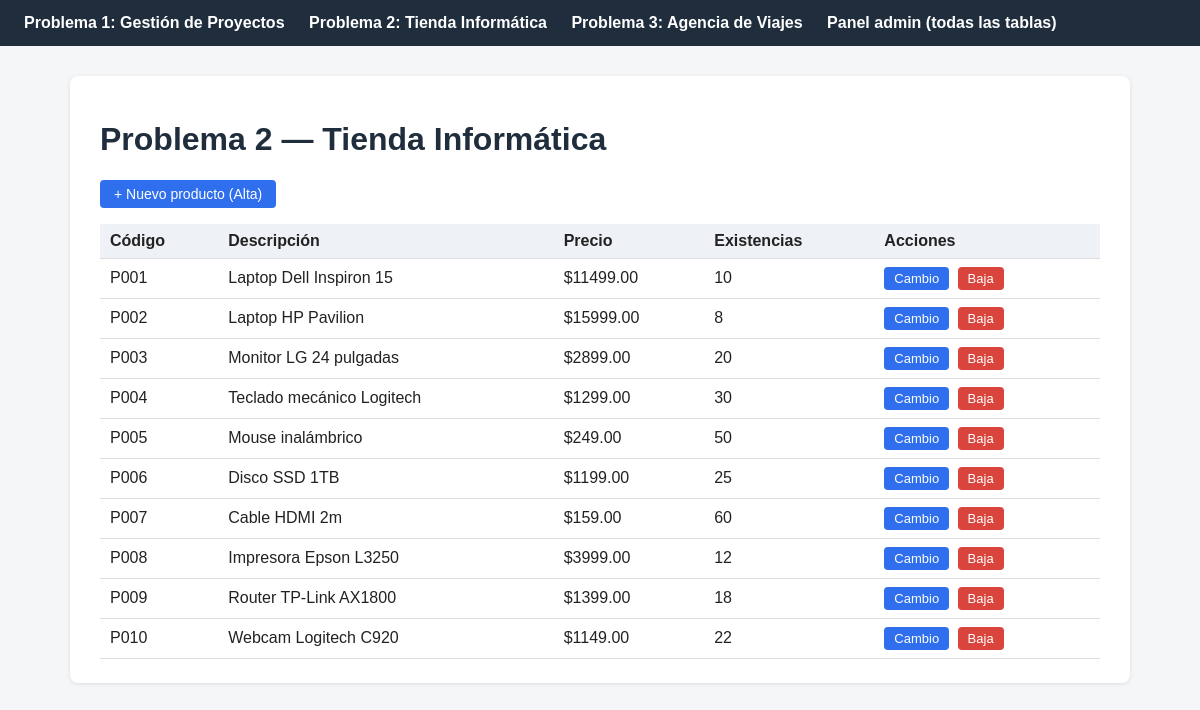
The app's page /tienda-informatica/ with its own data.
### tienda_informatica/models.py (models this page shows, shortened)
class Producto(models.Model):
    codigo = models.CharField(max_length=10, primary_key=True)
    descripcion = models.CharField(max_length=150)
    precio = models.DecimalField(max_digits=10, decimal_places=2)
    existencias = models.IntegerField(default=0)
    proveedores = models.ManyToManyField(Proveedor, through="ProductoProveedor", related_name="productos")
    class Meta:
        db_table = "TI_PRODUCTO"
        ordering = ["codigo"]

### tienda_informatica/views.py (the view)
# urls.py: path("", views.producto_list, name="ti_producto_list"),
def producto_list(request):
    productos = Producto.objects.all()
    return render(request, "tienda_informatica/producto_list.html", {"productos": productos})

### tienda_informatica/templates/tienda_informatica/producto_list.html (shortened to what this page needs)
{% extends "base.html" %}
{% block content %}
<h1>Problema 2 — Tienda Informática</h1>
<p><a class="btn" href="{% url 'ti_producto_create' %}">+ Nuevo producto (Alta)</a></p>
<table>
    <tr><th>Código</th><th>Descripción</th><th>Precio</th><th>Existencias</th><th>Acciones</th></tr>
    {% for p in productos %}
    <tr>
        <td>{{ p.codigo }}</td>
        <td>{{ p.descripcion }}</td>
        <td>${{ p.precio }}</td>
        <td>{{ p.existencias }}</td>
        <td>
            <a class="btn small" href="{% url 'ti_producto_update' p.codigo %}">Cambio</a>
            <a class="btn small danger" href="{% url 'ti_producto_delete' p.codigo %}">Baja</a>
        </td>
    </tr>
    {% empty %}
    <tr><td colspan="5">No hay productos registrados todavía.</td></tr>
    {% endfor %}
</table>
{% endblock %}

### templates/base.html (style rules this page uses)
body { font-family: Arial, sans-serif; margin: 0; background: #f4f6f8; color: #222; }
h1 { color: #1f2d3d; }
table { width: 100%; border-collapse: collapse; margin-top: 16px; }
th, td { padding: 8px 10px; border-bottom: 1px solid #ddd; text-align: left; }
th { background: #eef1f5; }
a.btn, button.btn { display: inline-block; padding: 6px 14px; border-radius: 4px; background: #2f6fed; color: #fff; text-decoration: none; border: none; cursor: pointer; font-size: 14px; }
a.btn.danger, button.btn.danger { background: #d9453d; }
a.btn.small, button.btn.small { padding: 4px 10px; font-size: 13px; margin-right: 4px; }

### records on screen
Producto: codigo "P001", descripcion "Laptop Dell Inspiron 15", precio "11499.00", existencias "10"
Producto: codigo "P002", descripcion "Laptop HP Pavilion", precio "15999.00", existencias "8"
Producto: codigo "P003", descripcion "Monitor LG 24 pulgadas", precio "2899.00", existencias "20"
Producto: codigo "P004", descripcion "Teclado mecánico Logitech", precio "1299.00", existencias "30"
Producto: codigo "P005", descripcion "Mouse inalámbrico", precio "249.00", existencias "50"
Producto: codigo "P006", descripcion "Disco SSD 1TB", precio "1199.00", existencias "25"
Producto: codigo "P007", descripcion "Cable HDMI 2m", precio "159.00", existencias "60"
Producto: codigo "P008", descripcion "Impresora Epson L3250", precio "3999.00", existencias "12"
Producto: codigo "P009", descripcion "Router TP-Link AX1800", precio "1399.00", existencias "18"
Producto: codigo "P010", descripcion "Webcam Logitech C920", precio "1149.00", existencias "22"
